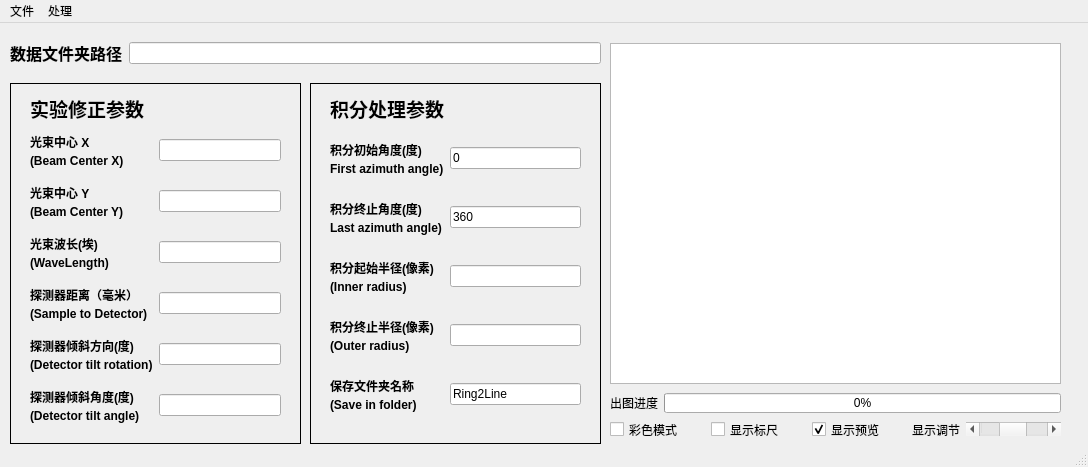
<?xml version="1.0" encoding="UTF-8"?>
<ui version="4.0">
 <class>MainWindow</class>
 <widget class="QMainWindow" name="MainWindow">
  <property name="geometry">
   <rect>
    <x>0</x>
    <y>0</y>
    <width>1088</width>
    <height>467</height>
   </rect>
  </property>
  <property name="windowTitle">
   <string>MainWindow</string>
  </property>
  <widget class="QWidget" name="centralwidget">
   <widget class="QFrame" name="frame_exppara">
    <property name="geometry">
     <rect>
      <x>10</x>
      <y>60</y>
      <width>291</width>
      <height>361</height>
     </rect>
    </property>
    <property name="frameShape">
     <enum>QFrame::Box</enum>
    </property>
    <property name="frameShadow">
     <enum>QFrame::Plain</enum>
    </property>
    <widget class="QWidget" name="gridLayoutWidget">
     <property name="geometry">
      <rect>
       <x>20</x>
       <y>40</y>
       <width>251</width>
       <height>311</height>
      </rect>
     </property>
     <layout class="QGridLayout" name="gridLayout_exppara">
      <item row="4" column="0">
       <widget class="QLabel" name="label_sample2detector">
        <property name="text">
         <string>&lt;html&gt;&lt;head/&gt;&lt;body&gt;&lt;p style='line-height:50%'&gt;&lt;span style=&quot; font-weight:600;&quot;&gt;探测器距离（毫米）&lt;/span&gt;&lt;/p&gt;&lt;p&gt;&lt;span style=&quot; font-weight:600;&quot;&gt;(Sample to Detector)&lt;/span&gt;&lt;/p&gt;&lt;/body&gt;&lt;/html&gt;</string>
        </property>
        <property name="textFormat">
         <enum>Qt::AutoText</enum>
        </property>
       </widget>
      </item>
      <item row="3" column="0">
       <widget class="QLabel" name="label_wavelength">
        <property name="text">
         <string>&lt;html&gt;&lt;head/&gt;&lt;body&gt;&lt;p style='line-height:50%'&gt;&lt;span style=&quot; font-weight:600;&quot;&gt;光束波长(埃)&lt;/span&gt;&lt;/p&gt;&lt;p&gt;&lt;span style=&quot; font-weight:600;&quot;&gt;(WaveLength)&lt;/span&gt;&lt;/p&gt;&lt;/body&gt;&lt;/html&gt;</string>
        </property>
        <property name="textFormat">
         <enum>Qt::AutoText</enum>
        </property>
       </widget>
      </item>
      <item row="6" column="0">
       <widget class="QLabel" name="label_detectortiltrotation">
        <property name="text">
         <string>&lt;html&gt;&lt;head/&gt;&lt;body&gt;&lt;p style='line-height:50%'&gt;&lt;span style=&quot; font-weight:600;&quot;&gt;探测器倾斜方向(度)&lt;/span&gt;&lt;/p&gt;&lt;p&gt;&lt;span style=&quot; font-weight:600;&quot;&gt;(Detector tilt rotation)&lt;/span&gt;&lt;/p&gt;&lt;/body&gt;&lt;/html&gt;</string>
        </property>
        <property name="textFormat">
         <enum>Qt::AutoText</enum>
        </property>
       </widget>
      </item>
      <item row="1" column="0">
       <widget class="QLabel" name="label_beamcenterx">
        <property name="text">
         <string>&lt;html&gt;&lt;head/&gt;&lt;body&gt;&lt;p style='line-height:50%'&gt;&lt;span style=&quot; font-weight:600;&quot;&gt;光束中心 X&lt;/span&gt;&lt;/p&gt;&lt;p&gt;&lt;span style=&quot; font-weight:600;&quot;&gt;(Beam Center X)&lt;/span&gt;&lt;/p&gt;&lt;/body&gt;&lt;/html&gt;</string>
        </property>
        <property name="textFormat">
         <enum>Qt::AutoText</enum>
        </property>
       </widget>
      </item>
      <item row="2" column="0">
       <widget class="QLabel" name="label_beamcentery">
        <property name="text">
         <string>&lt;html&gt;&lt;head/&gt;&lt;body&gt;&lt;p style='line-height:50%'&gt;&lt;span style=&quot; font-weight:600;&quot;&gt;光束中心 Y&lt;/span&gt;&lt;/p&gt;&lt;p&gt;&lt;span style=&quot; font-weight:600;&quot;&gt;(Beam Center Y)&lt;/span&gt;&lt;/p&gt;&lt;/body&gt;&lt;/html&gt;</string>
        </property>
        <property name="textFormat">
         <enum>Qt::AutoText</enum>
        </property>
       </widget>
      </item>
      <item row="1" column="1">
       <widget class="QLineEdit" name="lineedit_beamcenterx"/>
      </item>
      <item row="2" column="1">
       <widget class="QLineEdit" name="lineedit_beamcentery"/>
      </item>
      <item row="3" column="1">
       <widget class="QLineEdit" name="lineedit_wavelength"/>
      </item>
      <item row="4" column="1">
       <widget class="QLineEdit" name="lineedit_sample2detector"/>
      </item>
      <item row="6" column="1">
       <widget class="QLineEdit" name="lineedit_detectortiltrotation"/>
      </item>
      <item row="8" column="1">
       <widget class="QLineEdit" name="lineedit_detectortiltangle"/>
      </item>
      <item row="8" column="0">
       <widget class="QLabel" name="label_detectortiltangle">
        <property name="text">
         <string>&lt;html&gt;&lt;head/&gt;&lt;body&gt;&lt;p style='line-height:50%'&gt;&lt;span style=&quot; font-weight:600;&quot;&gt;探测器倾斜角度(度)&lt;/span&gt;&lt;/p&gt;&lt;p&gt;&lt;span style=&quot; font-weight:600;&quot;&gt;(Detector tilt angle)&lt;/span&gt;&lt;/p&gt;&lt;/body&gt;&lt;/html&gt;</string>
        </property>
        <property name="textFormat">
         <enum>Qt::AutoText</enum>
        </property>
       </widget>
      </item>
     </layout>
    </widget>
    <widget class="QLabel" name="label_exppara">
     <property name="geometry">
      <rect>
       <x>20</x>
       <y>10</y>
       <width>131</width>
       <height>31</height>
      </rect>
     </property>
     <property name="text">
      <string>&lt;html&gt;&lt;head/&gt;&lt;body&gt;&lt;p&gt;&lt;span style=&quot; font-size:14pt; font-weight:600;&quot;&gt;实验修正参数&lt;/span&gt;&lt;/p&gt;&lt;/body&gt;&lt;/html&gt;</string>
     </property>
    </widget>
   </widget>
   <widget class="QFrame" name="frame_processpara">
    <property name="geometry">
     <rect>
      <x>310</x>
      <y>60</y>
      <width>291</width>
      <height>361</height>
     </rect>
    </property>
    <property name="frameShape">
     <enum>QFrame::Box</enum>
    </property>
    <property name="frameShadow">
     <enum>QFrame::Plain</enum>
    </property>
    <property name="lineWidth">
     <number>1</number>
    </property>
    <widget class="QWidget" name="gridLayoutWidget_2">
     <property name="geometry">
      <rect>
       <x>20</x>
       <y>40</y>
       <width>251</width>
       <height>311</height>
      </rect>
     </property>
     <layout class="QGridLayout" name="gridLayout_processpara">
      <item row="3" column="1">
       <widget class="QLineEdit" name="lineedit_innerradius"/>
      </item>
      <item row="1" column="1">
       <widget class="QLineEdit" name="lineedit_firstazimuthangle">
        <property name="text">
         <string>0</string>
        </property>
       </widget>
      </item>
      <item row="4" column="0">
       <widget class="QLabel" name="label_outerradius">
        <property name="text">
         <string>&lt;html&gt;&lt;head/&gt;&lt;body&gt;&lt;p style='line-height:50%'&gt;&lt;span style=&quot; font-weight:600;&quot;&gt;积分终止半径(像素)&lt;/span&gt;&lt;/p&gt;&lt;p&gt;&lt;span style=&quot; font-weight:600;&quot;&gt;(Outer radius)&lt;/span&gt;&lt;/p&gt;&lt;/body&gt;&lt;/html&gt;</string>
        </property>
        <property name="textFormat">
         <enum>Qt::AutoText</enum>
        </property>
       </widget>
      </item>
      <item row="6" column="0">
       <widget class="QLabel" name="label_savefilename">
        <property name="text">
         <string>&lt;html&gt;&lt;head/&gt;&lt;body&gt;&lt;p style='line-height:50%'&gt;&lt;span style=&quot; font-weight:600;&quot;&gt;保存文件夹名称&lt;/span&gt;&lt;/p&gt;&lt;p&gt;&lt;span style=&quot; font-weight:600;&quot;&gt;(Save in folder)&lt;/span&gt;&lt;/p&gt;&lt;/body&gt;&lt;/html&gt;</string>
        </property>
        <property name="textFormat">
         <enum>Qt::AutoText</enum>
        </property>
       </widget>
      </item>
      <item row="1" column="0">
       <widget class="QLabel" name="label_firstazimuthangle">
        <property name="text">
         <string>&lt;html&gt;&lt;head/&gt;&lt;body&gt;&lt;p style='line-height:50%'&gt;&lt;span style=&quot; font-weight:600;&quot;&gt;积分初始角度(度)&lt;/span&gt;&lt;/p&gt;&lt;p&gt;&lt;span style=&quot; font-weight:600;&quot;&gt;First azimuth angle)&lt;/span&gt;&lt;/p&gt;&lt;/body&gt;&lt;/html&gt;</string>
        </property>
        <property name="textFormat">
         <enum>Qt::AutoText</enum>
        </property>
       </widget>
      </item>
      <item row="2" column="0">
       <widget class="QLabel" name="label_lastazimuthangle">
        <property name="text">
         <string>&lt;html&gt;&lt;head/&gt;&lt;body&gt;&lt;p style='line-height:50%'&gt;&lt;span style=&quot; font-weight:600;&quot;&gt;积分终止角度(度)&lt;/span&gt;&lt;/p&gt;&lt;p&gt;&lt;span style=&quot; font-weight:600;&quot;&gt;Last azimuth angle)&lt;/span&gt;&lt;/p&gt;&lt;/body&gt;&lt;/html&gt;</string>
        </property>
        <property name="textFormat">
         <enum>Qt::AutoText</enum>
        </property>
       </widget>
      </item>
      <item row="4" column="1">
       <widget class="QLineEdit" name="lineedit_outerradius"/>
      </item>
      <item row="6" column="1">
       <widget class="QLineEdit" name="lineedit_savefilename">
        <property name="text">
         <string>Ring2Line</string>
        </property>
       </widget>
      </item>
      <item row="2" column="1">
       <widget class="QLineEdit" name="lineedit_lastazimuthangle">
        <property name="text">
         <string>360</string>
        </property>
       </widget>
      </item>
      <item row="3" column="0">
       <widget class="QLabel" name="label_innerradius">
        <property name="text">
         <string>&lt;html&gt;&lt;head/&gt;&lt;body&gt;&lt;p style='line-height:50%'&gt;&lt;span style=&quot; font-weight:600;&quot;&gt;积分起始半径(像素)&lt;/span&gt;&lt;/p&gt;&lt;p&gt;&lt;span style=&quot; font-weight:600;&quot;&gt;(Inner radius)&lt;/span&gt;&lt;/p&gt;&lt;/body&gt;&lt;/html&gt;</string>
        </property>
        <property name="textFormat">
         <enum>Qt::AutoText</enum>
        </property>
       </widget>
      </item>
     </layout>
    </widget>
    <widget class="QLabel" name="label_processpara">
     <property name="geometry">
      <rect>
       <x>20</x>
       <y>10</y>
       <width>131</width>
       <height>31</height>
      </rect>
     </property>
     <property name="text">
      <string>&lt;html&gt;&lt;head/&gt;&lt;body&gt;&lt;p&gt;&lt;span style=&quot; font-size:14pt; font-weight:600;&quot;&gt;积分处理参数&lt;/span&gt;&lt;/p&gt;&lt;/body&gt;&lt;/html&gt;</string>
     </property>
    </widget>
   </widget>
   <widget class="QWidget" name="horizontalLayoutWidget">
    <property name="geometry">
     <rect>
      <x>10</x>
      <y>10</y>
      <width>591</width>
      <height>41</height>
     </rect>
    </property>
    <layout class="QHBoxLayout" name="horizontalLayout_datapath">
     <item>
      <widget class="QLabel" name="label_datapath">
       <property name="text">
        <string>&lt;html&gt;&lt;head/&gt;&lt;body&gt;&lt;p&gt;&lt;span style=&quot; font-size:12pt; font-weight:600;&quot;&gt;数据文件夹路径&lt;/span&gt;&lt;/p&gt;&lt;/body&gt;&lt;/html&gt;</string>
       </property>
       <property name="textFormat">
        <enum>Qt::AutoText</enum>
       </property>
      </widget>
     </item>
     <item>
      <widget class="QLineEdit" name="lineedit_datapath"/>
     </item>
    </layout>
   </widget>
   <widget class="QGraphicsView" name="graphicsview_intergratepic">
    <property name="geometry">
     <rect>
      <x>610</x>
      <y>20</y>
      <width>451</width>
      <height>341</height>
     </rect>
    </property>
   </widget>
   <widget class="QWidget" name="gridLayoutWidget_3">
    <property name="geometry">
     <rect>
      <x>610</x>
      <y>370</y>
      <width>451</width>
      <height>47</height>
     </rect>
    </property>
    <layout class="QGridLayout" name="gridLayout_displaycontrol">
     <item row="2" column="1">
      <widget class="QCheckBox" name="check_scale">
       <property name="text">
        <string>显示标尺</string>
       </property>
      </widget>
     </item>
     <item row="2" column="2">
      <widget class="QCheckBox" name="check_preview">
       <property name="text">
        <string>显示预览</string>
       </property>
       <property name="checked">
        <bool>true</bool>
       </property>
      </widget>
     </item>
     <item row="2" column="0">
      <widget class="QCheckBox" name="check_color">
       <property name="text">
        <string>彩色模式</string>
       </property>
      </widget>
     </item>
     <item row="2" column="4">
      <widget class="QScrollBar" name="Hbar_intensity">
       <property name="sizePolicy">
        <sizepolicy hsizetype="Preferred" vsizetype="Fixed">
         <horstretch>0</horstretch>
         <verstretch>0</verstretch>
        </sizepolicy>
       </property>
       <property name="value">
        <number>49</number>
       </property>
       <property name="orientation">
        <enum>Qt::Horizontal</enum>
       </property>
      </widget>
     </item>
     <item row="2" column="3">
      <widget class="QLabel" name="label_intensity">
       <property name="sizePolicy">
        <sizepolicy hsizetype="Fixed" vsizetype="Preferred">
         <horstretch>0</horstretch>
         <verstretch>0</verstretch>
        </sizepolicy>
       </property>
       <property name="text">
        <string>显示调节</string>
       </property>
       <property name="alignment">
        <set>Qt::AlignLeading|Qt::AlignLeft|Qt::AlignVCenter</set>
       </property>
      </widget>
     </item>
     <item row="1" column="0" colspan="5">
      <layout class="QHBoxLayout" name="horizontalLayout_processtimer">
       <item>
        <widget class="QLabel" name="label_processtimer">
         <property name="text">
          <string>出图进度</string>
         </property>
        </widget>
       </item>
       <item>
        <widget class="QProgressBar" name="progressBar_processtimer">
         <property name="value">
          <number>0</number>
         </property>
        </widget>
       </item>
      </layout>
     </item>
    </layout>
   </widget>
  </widget>
  <widget class="QMenuBar" name="menubar">
   <property name="geometry">
    <rect>
     <x>0</x>
     <y>0</y>
     <width>1088</width>
     <height>22</height>
    </rect>
   </property>
   <widget class="QMenu" name="menu_file">
    <property name="title">
     <string>文件</string>
    </property>
    <addaction name="list_openfile"/>
    <addaction name="list_inputpara"/>
    <addaction name="list_outputpara"/>
   </widget>
   <widget class="QMenu" name="menu_proccess">
    <property name="title">
     <string>处理</string>
    </property>
    <addaction name="list_runtest"/>
    <addaction name="list_run"/>
    <addaction name="list_runoutputpictest"/>
    <addaction name="list_runoutputpic"/>
   </widget>
   <addaction name="menu_file"/>
   <addaction name="menu_proccess"/>
  </widget>
  <widget class="QStatusBar" name="statusbar"/>
  <action name="list_openfile">
   <property name="text">
    <string>打开数据文件夹</string>
   </property>
  </action>
  <action name="list_inputpara">
   <property name="text">
    <string>导入处理参数</string>
   </property>
  </action>
  <action name="list_outputpara">
   <property name="text">
    <string>导出处理参数</string>
   </property>
  </action>
  <action name="list_runtest">
   <property name="text">
    <string>单张积分测试</string>
   </property>
  </action>
  <action name="list_run">
   <property name="text">
    <string>批量处理积分</string>
   </property>
  </action>
  <action name="list_runoutputpictest">
   <property name="text">
    <string>测试出图</string>
   </property>
  </action>
  <action name="list_runoutputpic">
   <property name="text">
    <string>批量出图</string>
   </property>
  </action>
 </widget>
 <tabstops>
  <tabstop>lineedit_datapath</tabstop>
  <tabstop>lineedit_beamcenterx</tabstop>
  <tabstop>lineedit_beamcentery</tabstop>
  <tabstop>lineedit_wavelength</tabstop>
  <tabstop>lineedit_sample2detector</tabstop>
  <tabstop>lineedit_detectortiltrotation</tabstop>
  <tabstop>lineedit_detectortiltangle</tabstop>
  <tabstop>lineedit_firstazimuthangle</tabstop>
  <tabstop>lineedit_lastazimuthangle</tabstop>
  <tabstop>lineedit_innerradius</tabstop>
  <tabstop>lineedit_outerradius</tabstop>
  <tabstop>lineedit_savefilename</tabstop>
  <tabstop>check_color</tabstop>
  <tabstop>check_scale</tabstop>
  <tabstop>check_preview</tabstop>
  <tabstop>graphicsview_intergratepic</tabstop>
 </tabstops>
 <resources/>
 <connections>
  <connection>
   <sender>check_preview</sender>
   <signal>toggled(bool)</signal>
   <receiver>graphicsview_intergratepic</receiver>
   <slot>setVisible(bool)</slot>
   <hints>
    <hint type="sourcelabel">
     <x>802</x>
     <y>422</y>
    </hint>
    <hint type="destinationlabel">
     <x>835</x>
     <y>192</y>
    </hint>
   </hints>
  </connection>
 </connections>
</ui>
